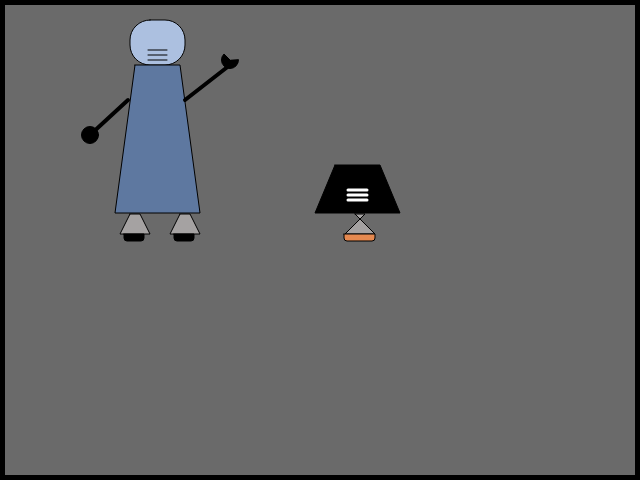
Frame 1 (no input)
Frame 60 (no input): identical to frame 1, image omitted
Frame 120 (the mouse pressed at the canvas centre since frame 60): identical to frame 1, image omitted

The p5.js sketch that drew this single still picture (run headless with seeded random() and noise() and a simulated clock; from frame 60 on, the mouse is pressed at the canvas centre):

// p5.js sketch
// ── sketch.js

// set the parameters for things that are static and don't change during the execution like the size of the canvas
function setup() {
	
	var canvasW = 640;
	var canvasH = 480;

	createCanvas(canvasW, canvasH);


}

function setCanvas(){
	background(106,106,106); // sets the color of the background;
	// Border
	strokeWeight(10);
	stroke(0, 0, 0);
	noFill();
	rect(0,0, 640,480);
	strokeWeight(1);
}

function coordinates() {
	textSize(32);
	fill(0,0,0);
	text("X: "+ mouseX, 700, 50);
	text("Y: "+ mouseY, 700, 100);
}

function draw() {
	setCanvas();
	// coordinates();
	robot01();
	robot02();
}

function head1() {
	fill(172,192,224);
	rect(130, 20, 55, 45, 20);
	fill(122, 37, 29);
	arc(148, 35, 10, 10, 2*PI, 2*PI);
	arc(167, 35, 10, 10, 2*PI, 2*PI);
	line(148, 50, 167, 50);
	line(148, 55, 167, 55);	
	line(148, 60, 167, 60);	
}

function body1(){
	// rect(130, 65, 55, 145, 20, 20, 5, 5);

	fill(94, 120, 160);
	beginShape();
		vertex(135, 65);
		vertex(180, 65);
		vertex(200, 213);
		vertex(115, 213);
	endShape(CLOSE);
}

function wheels1(){
	fill(165, 162, 162);
	beginShape();
		vertex(130,	214);
		vertex(140, 214);
		vertex(150, 234);
		vertex(120, 234);
	endShape(CLOSE);	
	beginShape();
		vertex(180,	214);
		vertex(190, 214);
		vertex(200, 234);
		vertex(170, 234);
	endShape(CLOSE);	
	fill(0,0,0);
	rect(124, 234, 20, 7, 0, 0, 3, 3);
	rect(174, 234, 20, 7, 0, 0, 3, 3);
}

function arms1(){
	strokeWeight(4);
	line(128, 100, 90, 135);
	line(185, 100, 230, 65);
	strokeWeight(1);
	arc(90, 135, 17, 17, 0, 2*PI, 2*PI);
	arc(230, 60, 17, 17, 0, PI+QUARTER_PI, PIE);
}

function robot01() {
	head1();
	body1();
	wheels1();
	arms1();
}

function head2() {
	fill(122, 37, 29);
	stroke(255, 255, 255);
	arc(348, 175, 10, 10, 2*PI, 2*PI);
	arc(367, 175, 10, 10, 2*PI, 2*PI);
	strokeWeight(3);
	line(348, 190, 367, 190);
	line(348, 195, 367, 195);	
	line(348, 200, 367, 200);	
	stroke(0);
	strokeWeight(1);
}

function body2(){
	fill(0, 0, 0);
	beginShape();
		vertex(335, 165);
		vertex(380, 165);
		vertex(400, 213);
		vertex(315, 213);
	endShape(CLOSE);
}

function wheels2(){
	fill(165, 162, 162);
	beginShape();
		vertex(355,	214);
		vertex(375, 234);
		vertex(345, 234);
		vertex(365, 214);
	endShape(CLOSE);	
	fill(229, 137, 80);
	rect(344, 234, 31, 7, 0, 0, 3, 3);
}


function robot02() {
	body2();
	head2();
	wheels2();
}
